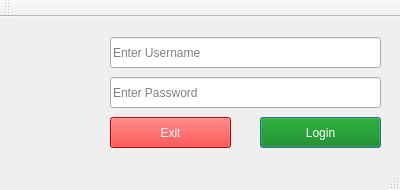
<?xml version="1.0" encoding="UTF-8"?>
<ui version="4.0">
 <class>MainWindow</class>
 <widget class="QMainWindow" name="MainWindow">
  <property name="geometry">
   <rect>
    <x>0</x>
    <y>0</y>
    <width>400</width>
    <height>190</height>
   </rect>
  </property>
  <property name="minimumSize">
   <size>
    <width>400</width>
    <height>190</height>
   </size>
  </property>
  <property name="maximumSize">
   <size>
    <width>400</width>
    <height>190</height>
   </size>
  </property>
  <property name="windowTitle">
      <string>Login:: Attendance System</string>
  </property>
  <widget class="QWidget" name="centralWidget">
   <widget class="QLineEdit" name="txt_username">
    <property name="geometry">
     <rect>
      <x>110</x>
      <y>20</y>
      <width>271</width>
      <height>31</height>
     </rect>
    </property>
    <property name="placeholderText">
     <string>Enter Username</string>
    </property>
   </widget>
   <widget class="QLineEdit" name="txt_pwd">
    <property name="geometry">
     <rect>
      <x>110</x>
      <y>60</y>
      <width>271</width>
      <height>31</height>
     </rect>
    </property>
    <property name="toolTip">
     <string>Enter Password</string>
    </property>
    <property name="echoMode">
     <enum>QLineEdit::Password</enum>
    </property>
    <property name="placeholderText">
     <string>Enter Password</string>
    </property>
    <property name="clearButtonEnabled">
     <bool>false</bool>
    </property>
   </widget>
   <widget class="QPushButton" name="btn_exit">
    <property name="geometry">
     <rect>
      <x>110</x>
      <y>100</y>
      <width>121</width>
      <height>31</height>
     </rect>
    </property>
    <property name="styleSheet">
     <string notr="true">QPushButton#btn_exit {color: white; background-color: red}</string>
    </property>
    <property name="text">
     <string>Exit</string>
    </property>
   </widget>
   <widget class="QPushButton" name="btn_login">
    <property name="geometry">
     <rect>
      <x>260</x>
      <y>100</y>
      <width>121</width>
      <height>31</height>
     </rect>
    </property>
    <property name="styleSheet">
     <string notr="true">QPushButton#btn_login {background-color: green; color: white; }</string>
    </property>
    <property name="text">
     <string>Login</string>
    </property>
    <property name="icon">
     <iconset theme="login">
      <normaloff>.</normaloff>.</iconset>
    </property>
    <property name="autoDefault">
     <bool>false</bool>
    </property>
    <property name="default">
     <bool>true</bool>
    </property>
    <property name="flat">
     <bool>false</bool>
    </property>
   </widget>
  </widget>
  <widget class="QMenuBar" name="menuBar">
   <property name="geometry">
    <rect>
     <x>0</x>
     <y>0</y>
     <width>400</width>
     <height>19</height>
    </rect>
   </property>
  </widget>
  <widget class="QToolBar" name="mainToolBar">
   <attribute name="toolBarArea">
    <enum>TopToolBarArea</enum>
   </attribute>
   <attribute name="toolBarBreak">
    <bool>false</bool>
   </attribute>
  </widget>
  <widget class="QStatusBar" name="statusBar"/>
 </widget>
 <layoutdefault spacing="6" margin="11"/>
 <resources/>
 <connections/>
</ui>
